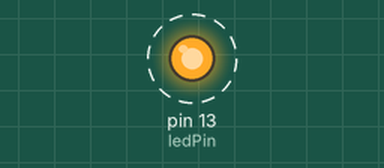
A sketch run on a simulated Arduino Nano, built with avr-gcc and run on an emulated ATmega328P. On the bench: output pins drawn as LEDs (lit = HIGH). Dashed ring = blinking.

Above: at 0.2 s.
Timing chart, 0 to 3.0 s (numbered marks = the images above):
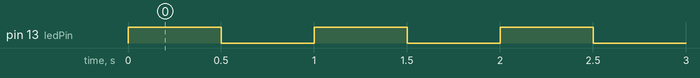

The sketch:

1-birinci-uygulama-led.ino
```cpp
/*
Bu kodlar açık kaynak paylaşım olarak github "acetinkaya" alanında paylaşımı yapılmıştır.

BTP222 Robotik dersi içerisinde anlatımı yapılan bu kodlar ve içerikler Öğr. Gör. Ali ÇETİNKAYA tarafından oluşturulmuştur.

Github alanından;
watch - ilgili projenin proje takibi bildirimi,
star - yıldız ile beğenme bildirimi ve
fork - kendi hesabınıza kopyalama işlemleriyle paylaşımlarıma destek verebilirsiniz.

Bilgi paylaşıldıkça çoğalır ve gelişir. İyi çalışmalar dilerim.

Öğr. Gör. Ali ÇETİNKAYA İstanbul, 2024

Dersin Kaynak Adresleri:
https://github.com/acetinkaya/robotik-arduino-uygulamalari
https://alicetinkaya.site/ders-robotik
https://avesis.gelisim.edu.tr/alcetinkaya
https://scholar.google.com.tr/citations?hl=tr&user=XSEW-NcAAAAJ

---------------------------------------------------------------------------------------------------------
Kodun açıklaması:

Arduino Nano üzerinde bağlı olan 13. ledin yarım saniye aralıklar ile yanıp sönmesini hedef ediniyoruz.
Bu kapsamda pinMode fonksiyonu ile arduino pinlerini giriş (INPUT) veya çıkış (OUTPUT) yapmaya yarar.
digitalWrite kodu ile ilgili pin üzerinde HIGH tanımlaması varsa pin çıkışı aktif-5V, LOW tanımlaması var ise pin çıkışı pasif-0V olarak ayarlanmaktadır.
Arduino platformunda atmega programlar iken iki önemli fonksiyon bulunmaktadır. setup() fonksiyonu ile denetleyicinin ayarları yapılır. loop() fonksiyonu ile denetleyicinin program döngüsü çalıştırılmaktadır.
delay() fonksiyonu ile;  program döngüsünün belirli bir süre boyunca kod üzerinde çalışmasını sağlamaktadır.

*/

const int ledPin = 13; // LED pini

void setup()
{
  pinMode(ledPin, OUTPUT); // LED pinini çıkış olarak ayarlandı
}

void loop()
{
  digitalWrite(ledPin, HIGH); // LED'i yak
  delay(500); // 500 milisaniye (0.5 saniye) bekle

  digitalWrite(ledPin, LOW); // LED'i söndür
  delay(500); // 500 milisaniye (0.5 saniye) bekle
}
```

Measured:
- by itself, pin 13 (ledPin): alternates HIGH for 0.50 s and LOW for 0.50 s
